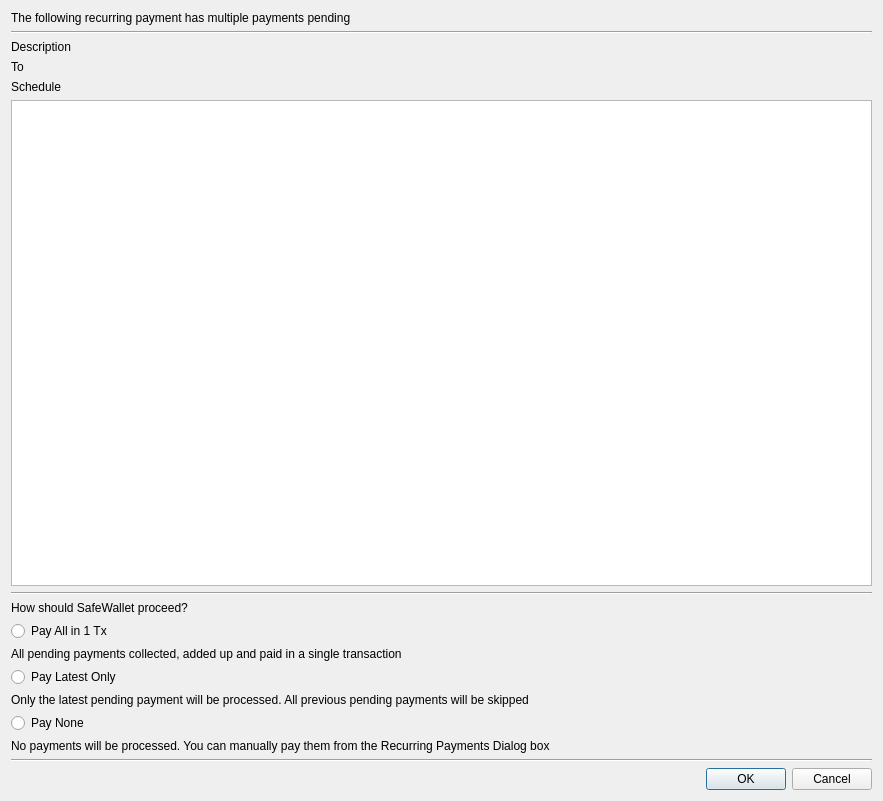
<?xml version="1.0" encoding="UTF-8"?>
<ui version="4.0">
 <class>RecurringPending</class>
 <widget class="QDialog" name="RecurringPending">
  <property name="geometry">
   <rect>
    <x>0</x>
    <y>0</y>
    <width>883</width>
    <height>801</height>
   </rect>
  </property>
  <property name="windowTitle">
   <string>Dialog</string>
  </property>
  <layout class="QGridLayout" name="gridLayout">
   <item row="14" column="0" colspan="2">
    <widget class="QLabel" name="label_5">
     <property name="text">
      <string>No payments will be processed. You can manually pay them from the Recurring Payments Dialog box</string>
     </property>
     <property name="wordWrap">
      <bool>true</bool>
     </property>
    </widget>
   </item>
   <item row="15" column="0" colspan="2">
    <widget class="Line" name="line_2">
     <property name="orientation">
      <enum>Qt::Horizontal</enum>
     </property>
    </widget>
   </item>
   <item row="4" column="0" colspan="2">
    <widget class="QLabel" name="lblSchedule">
     <property name="text">
      <string>Schedule</string>
     </property>
    </widget>
   </item>
   <item row="8" column="0" colspan="2">
    <widget class="QLabel" name="label_2">
     <property name="text">
      <string>How should SafeWallet proceed?</string>
     </property>
    </widget>
   </item>
   <item row="9" column="0" colspan="2">
    <widget class="QRadioButton" name="rAll">
     <property name="text">
      <string>Pay All in 1 Tx</string>
     </property>
    </widget>
   </item>
   <item row="12" column="0" colspan="2">
    <widget class="QLabel" name="label_4">
     <property name="text">
      <string>Only the latest pending payment will be processed. All previous pending payments will be skipped</string>
     </property>
     <property name="wordWrap">
      <bool>true</bool>
     </property>
    </widget>
   </item>
   <item row="11" column="0" colspan="2">
    <widget class="QRadioButton" name="rLast">
     <property name="text">
      <string>Pay Latest Only</string>
     </property>
    </widget>
   </item>
   <item row="13" column="0" colspan="2">
    <widget class="QRadioButton" name="rNone">
     <property name="text">
      <string>Pay None</string>
     </property>
    </widget>
   </item>
   <item row="6" column="0" colspan="2">
    <widget class="QTableView" name="tblPending">
     <attribute name="horizontalHeaderStretchLastSection">
      <bool>true</bool>
     </attribute>
    </widget>
   </item>
   <item row="7" column="0" colspan="2">
    <widget class="Line" name="line">
     <property name="orientation">
      <enum>Qt::Horizontal</enum>
     </property>
    </widget>
   </item>
   <item row="10" column="0" colspan="2">
    <widget class="QLabel" name="label_3">
     <property name="text">
      <string>All pending payments collected, added up and paid in a single transaction</string>
     </property>
     <property name="wordWrap">
      <bool>true</bool>
     </property>
    </widget>
   </item>
   <item row="16" column="0" colspan="2">
    <widget class="QDialogButtonBox" name="buttonBox">
     <property name="orientation">
      <enum>Qt::Horizontal</enum>
     </property>
     <property name="standardButtons">
      <set>QDialogButtonBox::Cancel|QDialogButtonBox::Ok</set>
     </property>
    </widget>
   </item>
   <item row="2" column="0" colspan="2">
    <widget class="QLabel" name="lblDesc">
     <property name="text">
      <string>Description</string>
     </property>
    </widget>
   </item>
   <item row="3" column="0" colspan="2">
    <widget class="QLabel" name="lblTo">
     <property name="text">
      <string>To</string>
     </property>
    </widget>
   </item>
   <item row="1" column="0" colspan="2">
    <widget class="Line" name="line_3">
     <property name="orientation">
      <enum>Qt::Horizontal</enum>
     </property>
    </widget>
   </item>
   <item row="0" column="0" colspan="2">
    <widget class="QLabel" name="label">
     <property name="text">
      <string>The following recurring payment has multiple payments pending</string>
     </property>
    </widget>
   </item>
  </layout>
 </widget>
 <resources/>
 <connections>
  <connection>
   <sender>buttonBox</sender>
   <signal>accepted()</signal>
   <receiver>RecurringPending</receiver>
   <slot>accept()</slot>
   <hints>
    <hint type="sourcelabel">
     <x>248</x>
     <y>254</y>
    </hint>
    <hint type="destinationlabel">
     <x>157</x>
     <y>274</y>
    </hint>
   </hints>
  </connection>
  <connection>
   <sender>buttonBox</sender>
   <signal>rejected()</signal>
   <receiver>RecurringPending</receiver>
   <slot>reject()</slot>
   <hints>
    <hint type="sourcelabel">
     <x>316</x>
     <y>260</y>
    </hint>
    <hint type="destinationlabel">
     <x>286</x>
     <y>274</y>
    </hint>
   </hints>
  </connection>
 </connections>
</ui>
